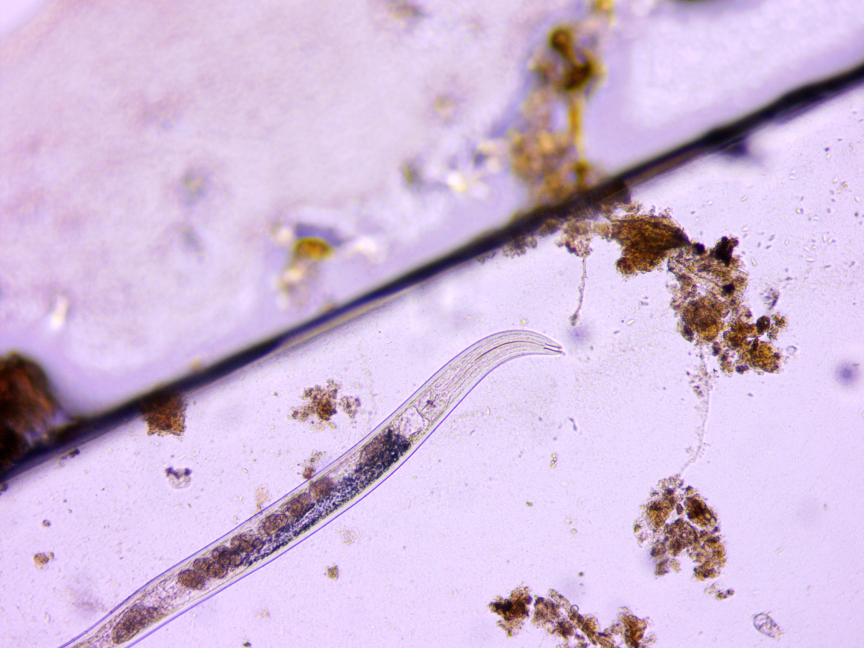
#> input picture creative-code/source-micrographs/Bacterial-feeding nematode 40x obj Sid Jensen (I6).jpg, 2592 x 1944 px, given in place of SFW-logo-flower-colour.png, which was not available (shown at 1/3 size)
$ python postcards.py
#> lines starting #> are read from the running program, lines starting #| are printed output that depends on the picture
from PIL import Image, ImageDraw, ImageFont, ImageCms
ICC=ImageCms.ImageCmsProfile(ImageCms.createProfile('sRGB')).tobytes()
F='/home/claude/linneamoritznyc/sfw-newwebsite/tools/blog-cards/fonts/EBGaramond-Regular.ttf'
M='/home/claude/merch/micro/'
W,H=1842,1240; INK=(30,36,30); BG=(255,255,255)
cards=[
 ('Testate amoeba (encysted) 40x obj Robert Kenyon.jpg','A testate amoeba','resting inside its shell','Robert Kenyon',(0.22,0.28,0.5)),
 ('Ciliates (stalked) 40x obj Sid Jensen.jpg','Stalked ciliates','feeding on bacteria','Sid Jensen',None),
 ('Fungal spore 40x obj Josia Martens.jpg','A fungal spore','made of many cells','Josia Martens',None),
 ('Bacterial-feeding nematode 40x obj Casey Williams.jpg','A nematode','that eats bacteria','Casey Williams',None),
]
logo=Image.open('/home/claude/merch/logos/SFW-logo-flower-colour.png').convert('RGBA')
def f(s): return ImageFont.truetype(F,s)
for i,(fn,name,sub,who,cr) in enumerate(cards,1):
    im=Image.new('RGB',(W,H),BG); d=ImageDraw.Draw(im)
#> after `im = Image.new('RGB', (W, H), BG)`: im: PIL image 1842x1240 RGB; every value is 255
    ph=Image.open(M+fn).convert('RGB'); S=H-2*110
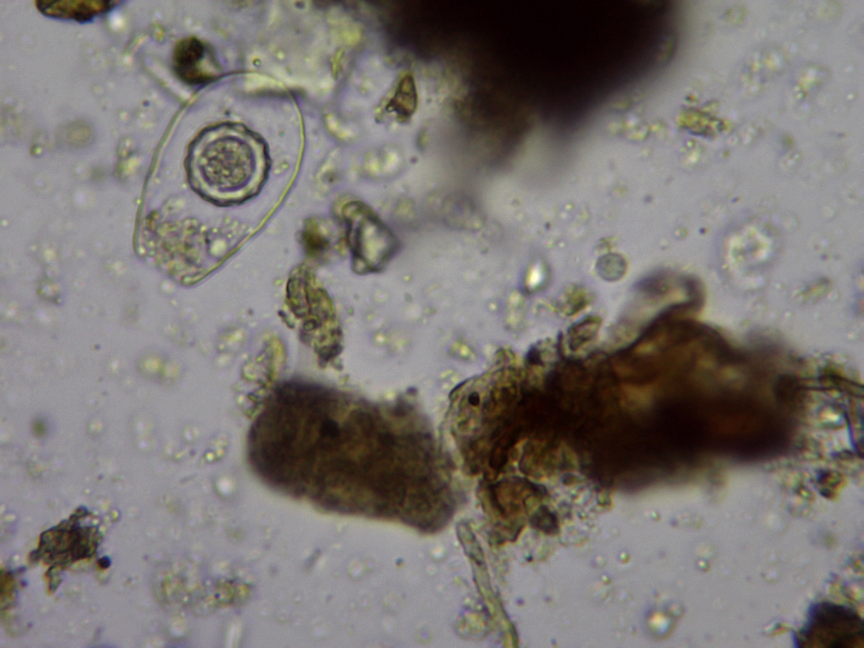
#> input picture creative-code/source-micrographs/Testate amoeba (encysted) 40x obj Robert Kenyon.jpg, 2592 x 1944 px, found by its file name (shown at 1/3 size)
#> further down, ph is the input picture: PIL image 2592x1944 RGB; mean R, G, B 123.6, 118.6, 114.8
    w,h=ph.size; c=min(w,h)
#> after `w, h = ph.size`: w = 2592; h = 1944
#> after `c = min(w, h)`: c = 1944
    if cr:
        c=int(c*cr[2]); cx=int(cr[0]*w); cy=int(cr[1]*h); x0=max(0,min(w-c,cx-c//2)); y0=max(0,min(h-c,cy-c//2))
#> after `c = int(c * cr[2])`: c = 972
#> after `cx = int(cr[0] * w)`: cx = 570
#> after `cy = int(cr[1] * h)`: cy = 544
#> after `x0 = max(0, min(w - c, cx - c // 2))`: x0 = 84
#> after `y0 = max(0, min(h - c, cy - c // 2))`: y0 = 58
    else: x0,y0=(w-c)//2,(h-c)//2
    ph=ph.crop((x0,y0,x0+c,y0+c)).resize((S,S),Image.LANCZOS)
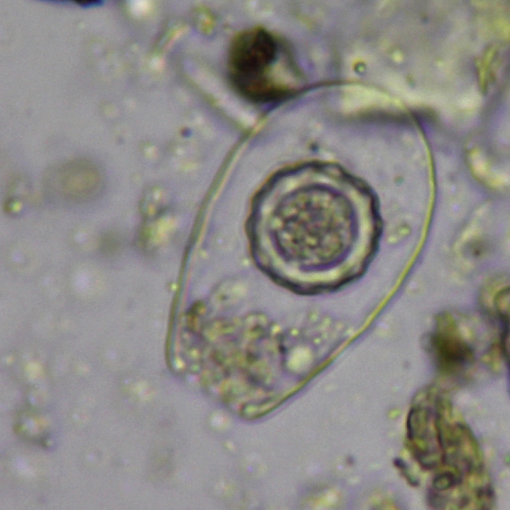
#> ph: PIL image 1020x1020 RGB (shown at 1/2 size); mean R, G, B 139.9, 137.8, 134.3
    im.paste(ph,(110,110))
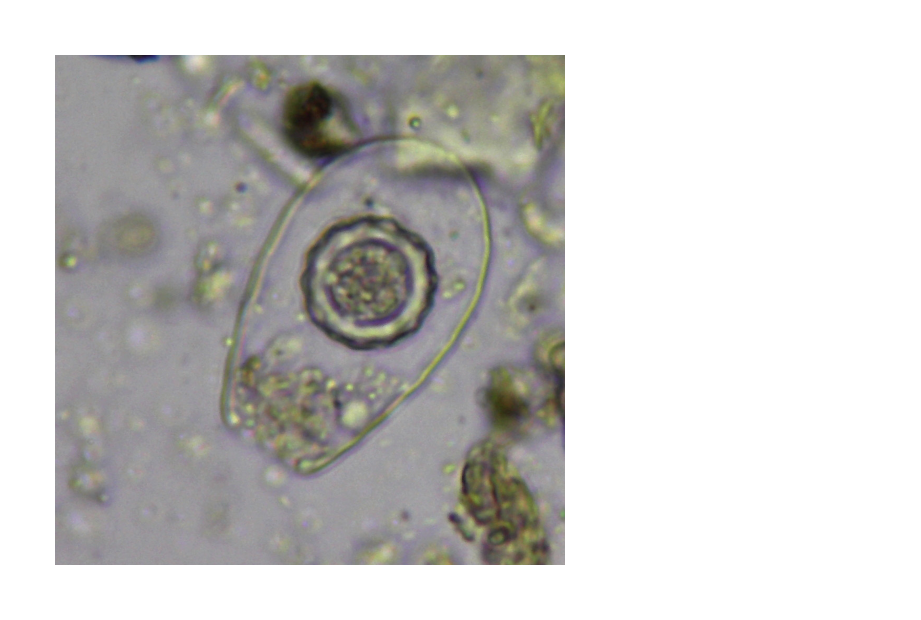
#> im: PIL image 1842x1240 RGB (shown at 1/2 size); mean R, G, B 202.6, 201.6, 200
    x=110+S+90
    d.text((x,118),f'No. {i:02d}',font=f(40),fill=INK)
    d.text((x,330),'Look',font=f(150),fill=INK)
    d.text((x,480),'closer',font=f(150),fill=INK)
    d.text((x,720),name,font=f(44),fill=INK)
    d.text((x,775),sub+'.',font=f(44),fill=INK)
    d.text((x,880),'Photographed by '+who+',',font=f(34),fill=INK)
    d.text((x,925),'Soil Food Web School student.',font=f(34),fill=INK)
    lg=logo.copy(); lg.thumbnail((150,150),Image.LANCZOS)
#> after `lg.thumbnail((150, 150), Image.LANCZOS)`:
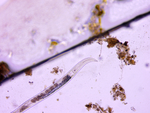
#> lg: PIL image 150x113 RGBA; mean R, G, B, A 209.4, 187.1, 217.8, 255
    im.paste(lg,(W-110-lg.width,H-110-lg.height),lg)
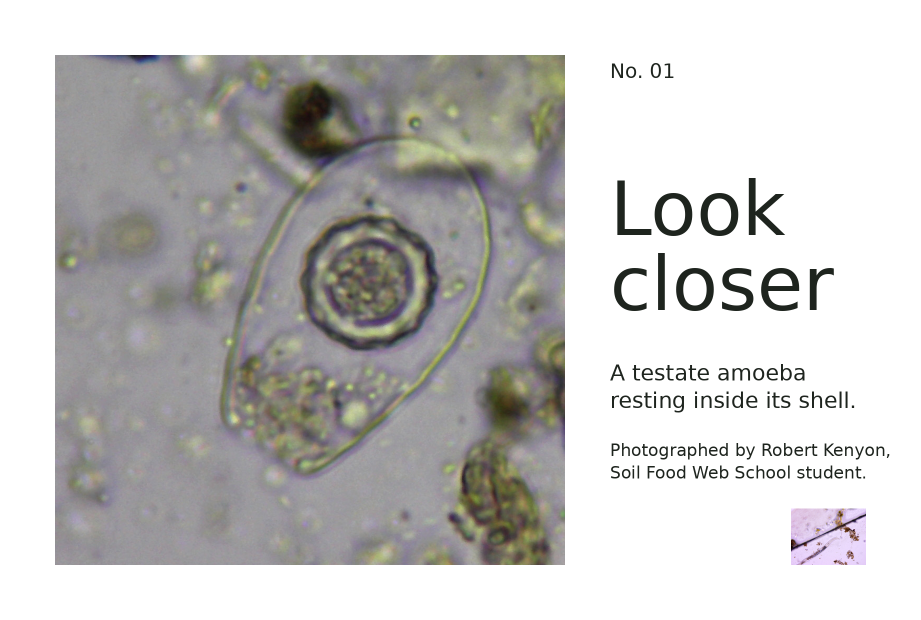
#> im: PIL image 1842x1240 RGB (shown at 1/2 size); mean R, G, B 198.2, 197.2, 195.8
    im.save(f'SFW-postcard-look-closer-{i:02d}.png',icc_profile=ICC,dpi=(300,300))
#> pass 2 of the loop `for i,(fn,name,sub,who,cr) in enumerate(cards,1):`:
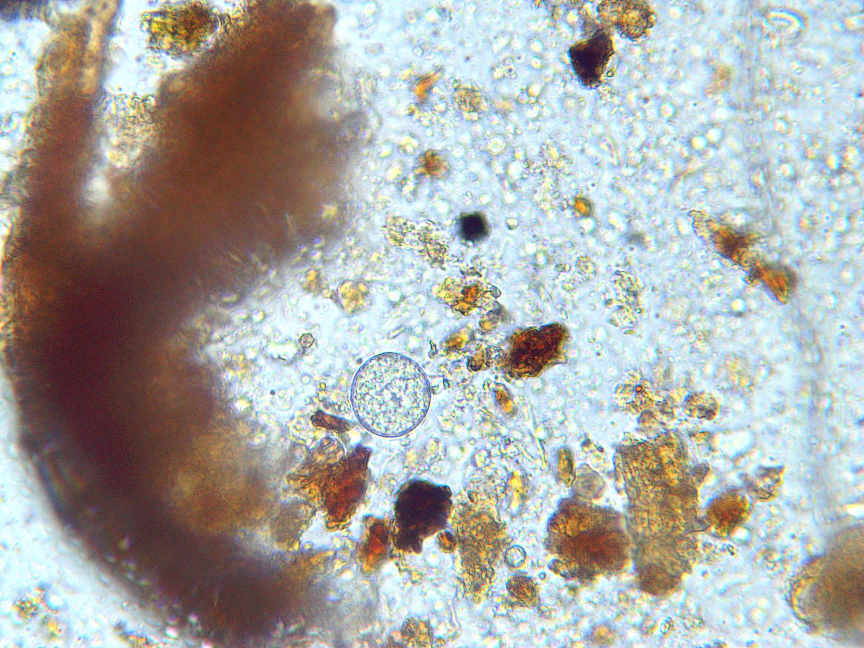
#> input picture creative-code/source-micrographs/Ciliate cyst 40x obj Talbot Armstrong.jpg, 2592 x 1944 px, given in place of Ciliates (stalked) 40x obj Sid Jensen.jpg, which was not available (shown at 1/3 size)
#> ph is the input picture: PIL image 2592x1944 RGB; mean R, G, B 170.8, 170.8, 166.7
#> `ph=ph.crop((x0,y0,x0+c,y0+c)).resize((S,S),Image.LANCZOS)`:
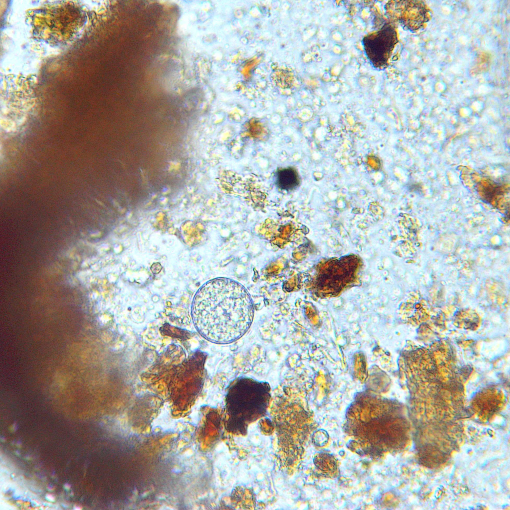
#> ph: PIL image 1020x1020 RGB (shown at 1/2 size); mean R, G, B 171.5, 171, 166.3
#> `im.paste(lg,(W-110-lg.width,H-110-lg.height),lg)`:
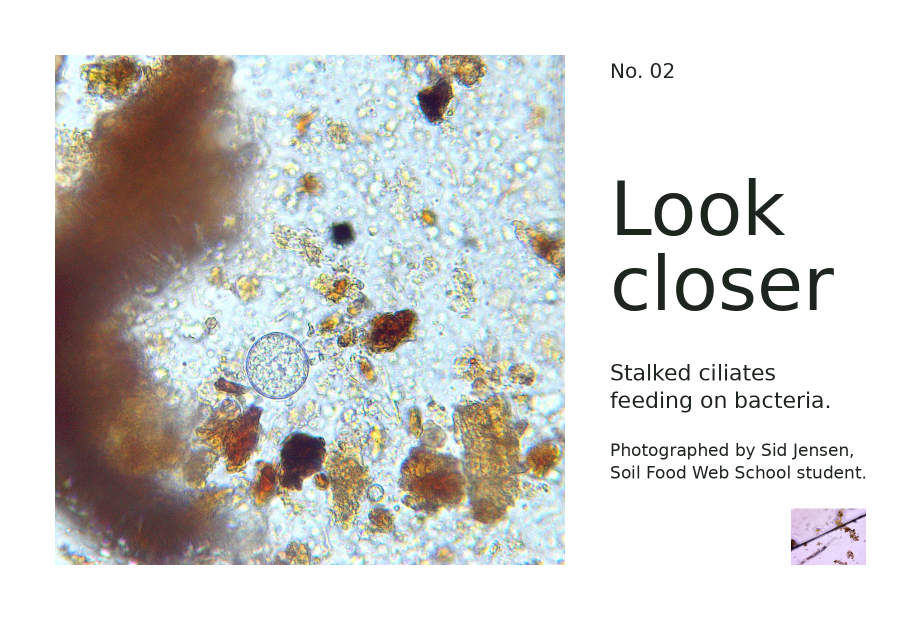
#> im: PIL image 1842x1240 RGB (shown at 1/2 size); mean R, G, B 212.8, 212.5, 210.4
#> (the run stopped early here; a loop or call above may not have finished)
